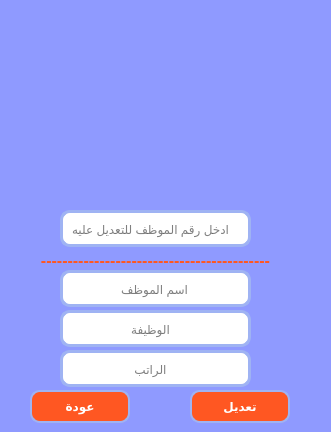
<?xml version="1.0" encoding="UTF-8"?>
<ui version="4.0">
 <class>Form</class>
 <widget class="QWidget" name="Form">
  <property name="geometry">
   <rect>
    <x>0</x>
    <y>0</y>
    <width>331</width>
    <height>432</height>
   </rect>
  </property>
  <property name="windowTitle">
   <string>تعديل بيانات موظف</string>
  </property>
  <property name="windowIcon">
   <iconset>
    <normaloff>Icon/UpdatButton.jpg</normaloff>Icon/UpdatButton.jpg</iconset>
  </property>
  <property name="styleSheet">
   <string notr="true">background-color: rgb(143, 154, 255);</string>
  </property>
  <widget class="QLabel" name="label">
   <property name="geometry">
    <rect>
     <x>-10</x>
     <y>0</y>
     <width>371</width>
     <height>201</height>
    </rect>
   </property>
   <property name="text">
    <string/>
   </property>
   <property name="pixmap">
    <pixmap>photo/employee.png</pixmap>
   </property>
   <property name="scaledContents">
    <bool>true</bool>
   </property>
  </widget>
  <widget class="QPushButton" name="pushButton_back">
   <property name="geometry">
    <rect>
     <x>30</x>
     <y>390</y>
     <width>100</width>
     <height>33</height>
    </rect>
   </property>
   <property name="font">
    <font>
     <weight>75</weight>
     <italic>false</italic>
     <bold>true</bold>
    </font>
   </property>
   <property name="styleSheet">
    <string notr="true">QPushButton{
background-color: rgb(255, 87, 34);
color:rgb(255, 255, 255);
border-radius: 10px ;
padding: 3px 1px;  
border-radius: 10px;
border: 2px solid rgb(159, 179, 243);
}


QPushButton:hover{
    border-color: rgb(200, 150, 120); 
background-color: rgb(40, 167, 69);
}


</string>
   </property>
   <property name="text">
    <string>عودة</string>
   </property>
  </widget>
  <widget class="QLineEdit" name="Input_salary_Employee">
   <property name="geometry">
    <rect>
     <x>60</x>
     <y>350</y>
     <width>191</width>
     <height>37</height>
    </rect>
   </property>
   <property name="styleSheet">
    <string notr="true">color: rgb(0, 0, 0);
background-color: rgb(255, 255, 255);
border-radius: 10px;
border: 3px solid rgb(159, 179, 243);
padding-right: 10px;

</string>
   </property>
   <property name="alignment">
    <set>Qt::AlignCenter</set>
   </property>
   <property name="placeholderText">
    <string>الراتب</string>
   </property>
  </widget>
  <widget class="QLineEdit" name="Input_name_Employee">
   <property name="geometry">
    <rect>
     <x>60</x>
     <y>270</y>
     <width>191</width>
     <height>37</height>
    </rect>
   </property>
   <property name="styleSheet">
    <string notr="true">color: rgb(0, 0, 0);
background-color: rgb(255, 255, 255);
border-radius: 10px;
border: 3px solid rgb(159, 179, 243);
padding-right: 2px;

</string>
   </property>
   <property name="alignment">
    <set>Qt::AlignCenter</set>
   </property>
   <property name="placeholderText">
    <string notr="true">اسم الموظف</string>
   </property>
  </widget>
  <widget class="QLineEdit" name="Input_position_Employee">
   <property name="geometry">
    <rect>
     <x>60</x>
     <y>310</y>
     <width>191</width>
     <height>37</height>
    </rect>
   </property>
   <property name="styleSheet">
    <string notr="true">color: rgb(0, 0, 0);
background-color: rgb(255, 255, 255);
border-radius: 10px;
border: 3px solid rgb(159, 179, 243);
padding-right: 10px;

</string>
   </property>
   <property name="alignment">
    <set>Qt::AlignCenter</set>
   </property>
   <property name="placeholderText">
    <string>الوظيفة</string>
   </property>
  </widget>
  <widget class="QPushButton" name="pushButton_send_data">
   <property name="geometry">
    <rect>
     <x>190</x>
     <y>390</y>
     <width>100</width>
     <height>33</height>
    </rect>
   </property>
   <property name="font">
    <font>
     <weight>75</weight>
     <italic>false</italic>
     <bold>true</bold>
    </font>
   </property>
   <property name="styleSheet">
    <string notr="true">QPushButton{
background-color: rgb(255, 87, 34);
color:rgb(255, 255, 255);
border-radius: 10px ;
padding: 3px 1px;  
border-radius: 10px;
border: 2px solid rgb(159, 179, 243);
}


QPushButton:hover{
    border-color: rgb(200, 150, 120); 
background-color: rgb(40, 167, 69);
}


</string>
   </property>
   <property name="text">
    <string>تعديل</string>
   </property>
  </widget>
  <widget class="QLineEdit" name="Input_id_Employee">
   <property name="geometry">
    <rect>
     <x>60</x>
     <y>210</y>
     <width>191</width>
     <height>37</height>
    </rect>
   </property>
   <property name="styleSheet">
    <string notr="true">color: rgb(0, 0, 0);
background-color: rgb(255, 255, 255);
border-radius: 10px;
border: 3px solid rgb(159, 179, 243);
padding-right: 10px;

</string>
   </property>
   <property name="alignment">
    <set>Qt::AlignCenter</set>
   </property>
   <property name="placeholderText">
    <string>ادخل رقم الموظف للتعديل عليه</string>
   </property>
  </widget>
  <widget class="QLabel" name="label_2">
   <property name="geometry">
    <rect>
     <x>40</x>
     <y>250</y>
     <width>231</width>
     <height>20</height>
    </rect>
   </property>
   <property name="font">
    <font>
     <pointsize>12</pointsize>
     <weight>75</weight>
     <bold>true</bold>
    </font>
   </property>
   <property name="styleSheet">
    <string notr="true">color:  rgb(255, 87, 34);
</string>
   </property>
   <property name="text">
    <string>-------------------------------------------</string>
   </property>
   <property name="alignment">
    <set>Qt::AlignCenter</set>
   </property>
  </widget>
 </widget>
 <resources/>
 <connections/>
</ui>
